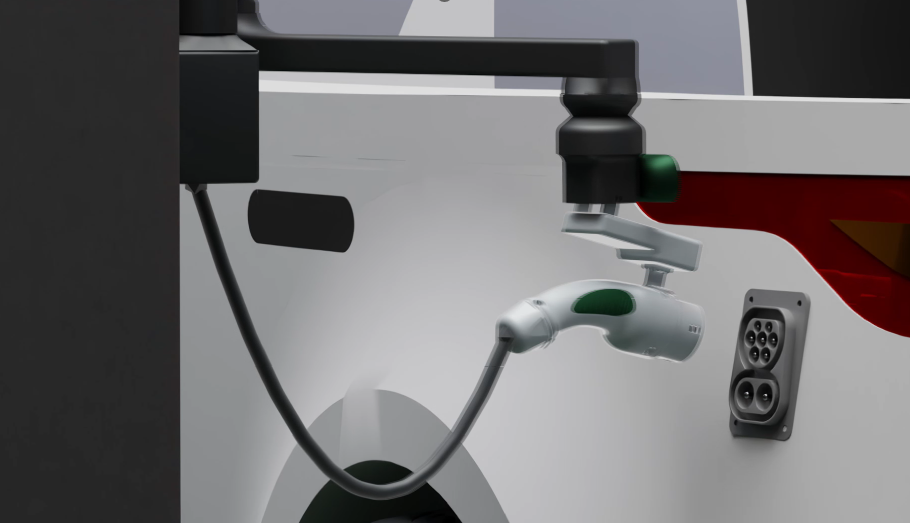
#> input picture 3.png, 910 x 523 px, given in place of FFRGT.jpg, which was not available
$ python 'port detection.py'
#> lines starting #> are read from the running program, lines starting #| are printed output that depends on the picture; after the words box and inside, x2 and y2 are one past the last pixel; in counts of white or black regions, pixels touching at a corner belong together; pictures that were not available may be replaced by others from this repository, and a replacement may not be noted
# AUTHOR: SHASHANK KUMAR RANJAN, IIT GUWAHATI
# CO-AUTHOR: KHUSHI AGARWAL, IIT GUWAHATI
# Reviewer: Aditya Joshi, IIT GUWAHATI

# import the necessary packages
import numpy as np
import argparse
import cv2
# construct the argument parser and parse the arguments
# ap = argparse.ArgumentParser()
# ap.add_argument("-i", "--image", required = True, help = "Path to the image")
#args = vars(ap.parse_args())
# load the image, clone it for output, and then convert it to grayscale
image = cv2.imread("C:/Users/SK RANJAN/Downloads/FFRGT.jpg")
#> image is the input picture: shape (523, 910, 3); mean B, G, R 110.4, 109.2, 111.2
output = image.copy()
gray = cv2.cvtColor(image, cv2.COLOR_BGR2GRAY)
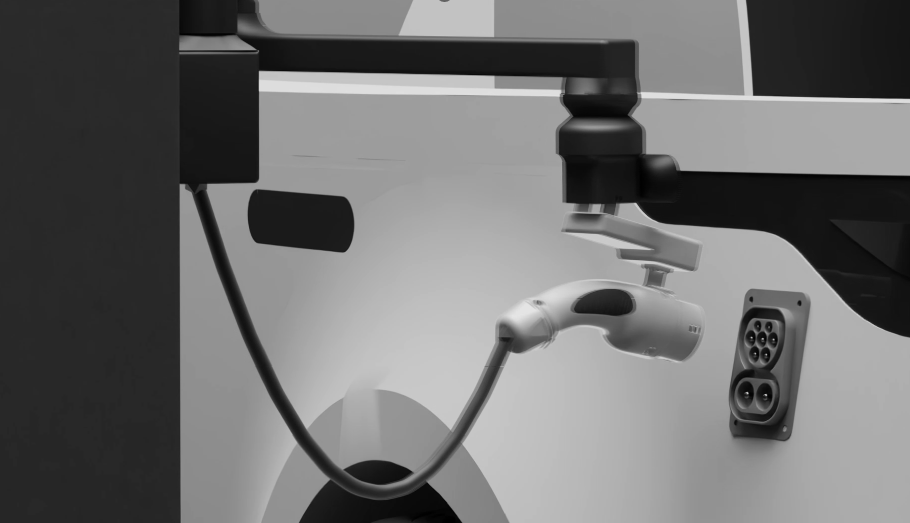
#> gray: shape (523, 910); min 0, max 229, mean 110
# detect circles in the image
circles = cv2.HoughCircles(gray, cv2.HOUGH_GRADIENT, 1.2, 40)
#> circles = [[378.6, 414.6, 80.88]]
# ensure at least some circles were found
if circles is not None:
	# convert the (x, y) coordinates and radius of the circles to integers
	circles = np.round(circles[0, :]).astype("int")
#> circles = [[379, 415, 81]]
	# loop over the (x, y) coordinates and radius of the circles
	for (x, y, r) in circles:
		# draw the circle in the output image, then draw a rectangle
		# corresponding to the center of the circle
		cv2.circle(output, (x, y), r, (0, 255, 0), 4)
		cv2.rectangle(output, (x - 5, y - 5), (x + 5, y + 5), (0, 128, 255), -1)
#> this loop made 1 pass
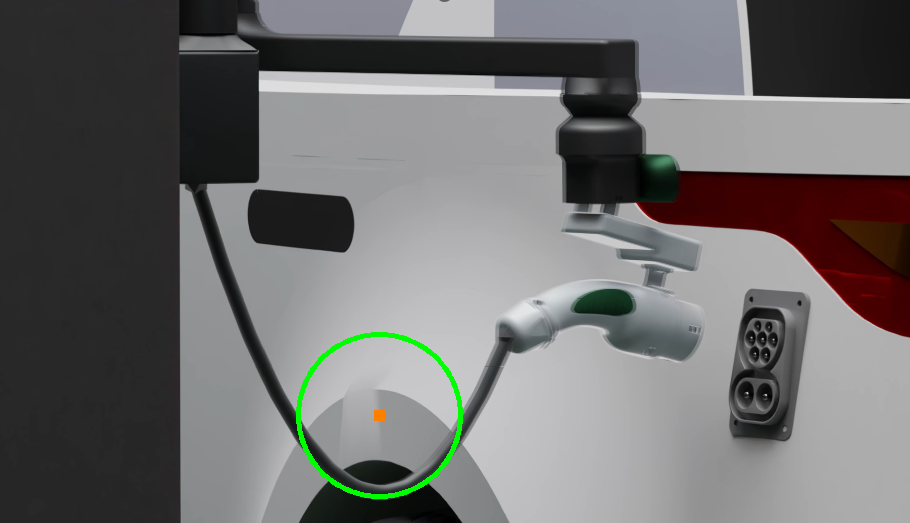
#> output: shape (523, 910, 3); 0.56% of pixels changed, all inside (x1, y1, x2, y2) = (296, 332, 463, 499)
	# show the output image
	cv2.imshow("output", np.hstack([image, output]))
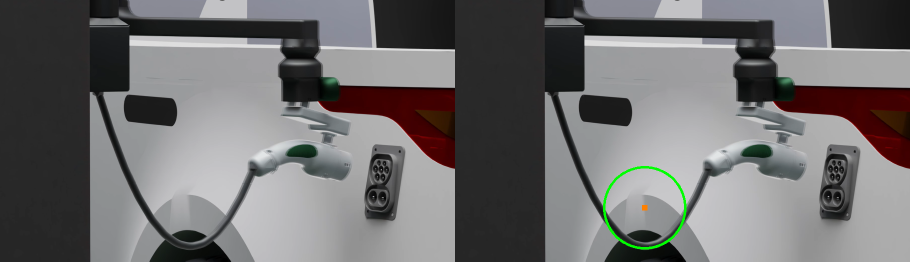
#> window 'output': shape (523, 1820, 3) (shown at 1/2 size); mean B, G, R 110, 109.6, 110.9
	cv2.waitKey(0)
